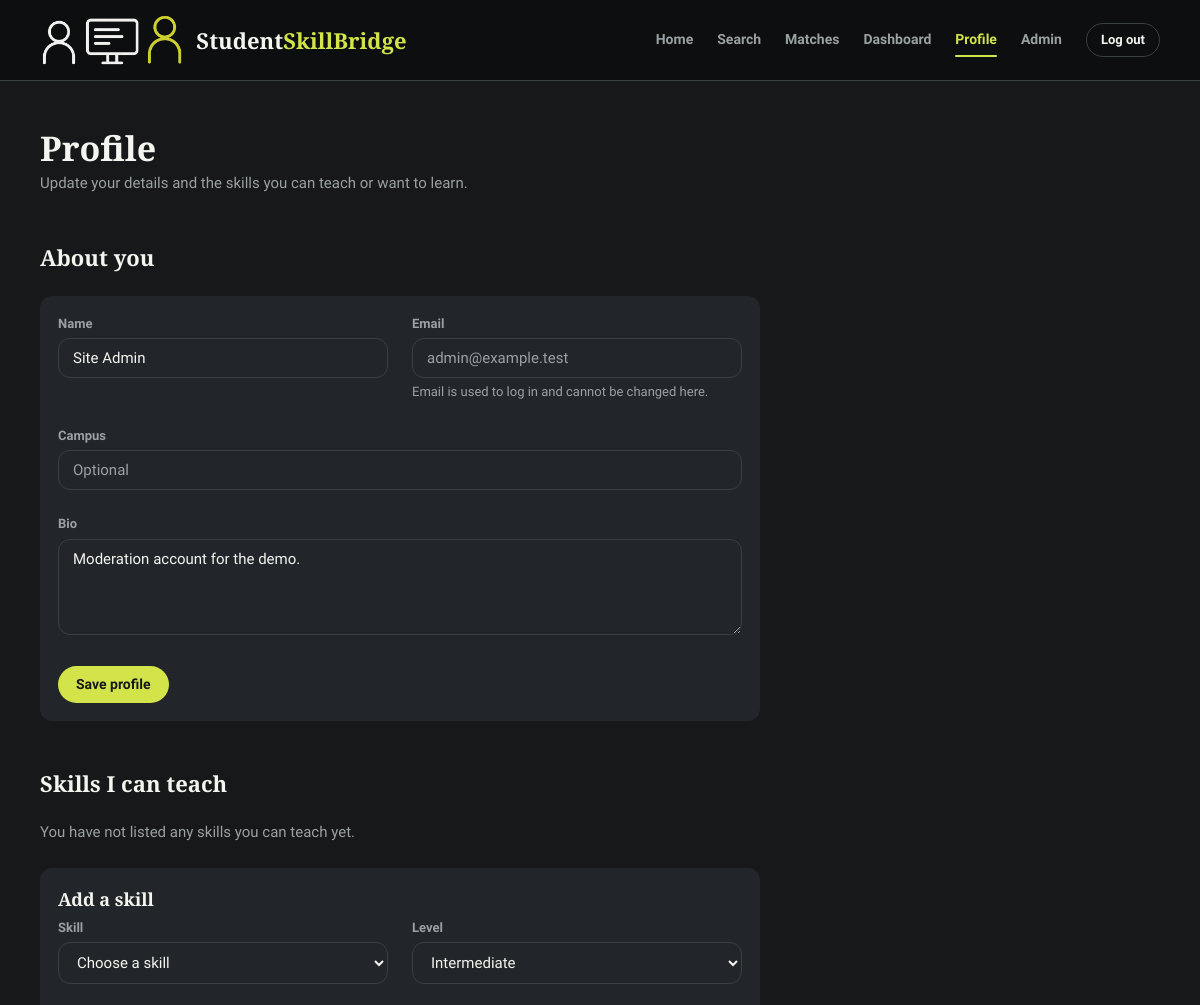
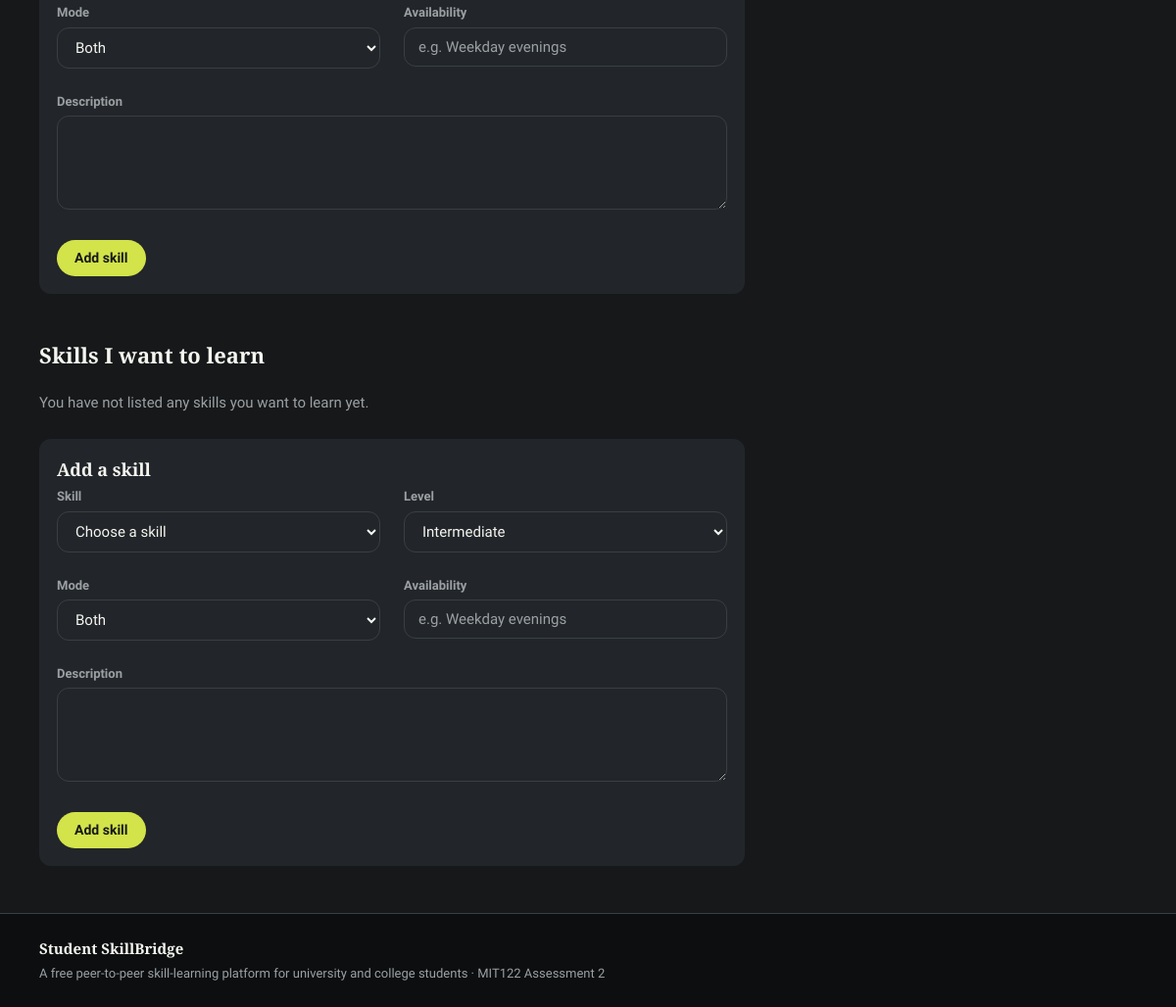
The page /pages/profile.php (signed in) on the database its author committed (2 pictures, top to bottom).
### tables this page shows
CREATE TABLE users (
    user_id         INT UNSIGNED AUTO_INCREMENT PRIMARY KEY,
    name            VARCHAR(100) NOT NULL,
    email           VARCHAR(150) NOT NULL,
    password_hash   VARCHAR(255) NOT NULL,
    role            ENUM('student', 'admin') NOT NULL DEFAULT 'student',
    bio             TEXT NULL,
    campus          VARCHAR(100) NULL,
    status          ENUM('active', 'suspended') NOT NULL DEFAULT 'active',
    created_at      TIMESTAMP NOT NULL DEFAULT CURRENT_TIMESTAMP,
    updated_at      TIMESTAMP NOT NULL DEFAULT CURRENT_TIMESTAMP
                        ON UPDATE CURRENT_TIMESTAMP,
    UNIQUE KEY uq_users_email (email)
);

### includes/functions.php (the view, shortened to what this page needs)
<?php
function e(?string $value): string
{
    return htmlspecialchars($value ?? '', ENT_QUOTES, 'UTF-8');
}
function enum_label(string $value): string
{
    return match ($value) {
        'in_person'    => 'In person',
        'career_study' => 'Career / study',
        default        => ucfirst(str_replace('_', ' ', $value)),
    };
}
function enum_select_options(array $allowed, string $selected): void
{
    foreach ($allowed as $value) {
        $sel = $value === $selected ? ' selected' : '';
        echo '<option value="' . e($value) . '"' . $sel . '>' . e(enum_label($value)) . '</option>';
    }
}
function skill_optgroup_options(array $catalogue, array $excludeIds, string $selectedId): void
{
    echo '<option value="">Choose a skill</option>';
}

### pages/profile.php (shortened to what this page needs)
<?php
require_once __DIR__ . '/../includes/db.php';
$userId = current_user_id();
$errors = [];
$action = '';
$loadUser = $pdo->prepare(
    'SELECT user_id, name, email, bio, campus, status
     FROM users
     WHERE user_id = :user_id
     LIMIT 1'
);
$loadUser->execute(['user_id' => $userId]);
$user = $loadUser->fetch();
$name    = $user['name'];
$email   = $user['email'];
$bio     = $user['bio'] ?? '';
$campus  = $user['campus'] ?? '';
$skillDefaults = [
    'skill_id'     => '',
    'level'        => 'intermediate',
    'mode'         => 'both',
    'availability' => '',
    'description'  => '',
];
$addOffer = $skillDefaults;
$addWant  = $skillDefaults;
$catalogue = $pdo->query(
    'SELECT skill_id, name, category FROM skills ORDER BY category, name'
)->fetchAll();
$offers = [];
$wants  = [];
$offerIds = array_map(static fn($row) => (int) $row['skill_id'], $offers);
$wantIds  = array_map(static fn($row) => (int) $row['skill_id'], $wants);
$editing = null;
require_once __DIR__ . '/../includes/header.php';
$skillForm = static function (
    string $formAction,
    string $type,
    array $values,
    array $errors,
    array $catalogue,
    array $excludeIds,
    ?int $userSkillId
) use ($action): void {
    $prefix = $userSkillId ? 'edit' : 'add-' . $type;
    $isThisForm = ($formAction === 'add_skill' && $action === 'add_skill' && (($_POST['type'] ?? '') === $type))
        || ($formAction === 'update_skill' && $action === 'update_skill');
    $showErrors = $isThisForm && $errors !== [];
    ?>
    <form method="post" action="/pages/profile.php" novalidate>
        <div class="form-grid form-grid--2">
            <div class="field">
                <label for="<?= e($prefix) ?>-skill">Skill</label>
                <select
                    id="<?= e($prefix) ?>-skill"
                    name="skill_id"
                    aria-required="true"
                    aria-invalid="<?= $showErrors && isset($errors['skill_id']) ? 'true' : 'false' ?>"
                >
                    <?php skill_optgroup_options($catalogue, $excludeIds, (string) $values['skill_id']); ?>
                </select>
            </div>
            <div class="field">
                <label for="<?= e($prefix) ?>-level">Level</label>
                <select id="<?= e($prefix) ?>-level" name="level">
                    <?php enum_select_options(allowed_skill_levels(), (string) $values['level']); ?>
                </select>
            </div>
            <div class="field">
                <label for="<?= e($prefix) ?>-mode">Mode</label>
                <select id="<?= e($prefix) ?>-mode" name="mode">
                </select>
            </div>
            <div class="field">
                <label for="<?= e($prefix) ?>-availability">Availability</label>
                <input
                    type="text"
                    id="<?= e($prefix) ?>-availability"
                    name="availability"
                    maxlength="255"
                    value="<?= e((string) $values['availability']) ?>"
                    placeholder="e.g. Weekday evenings"
                >
            </div>
        </div>
        <div class="field">
            <label for="<?= e($prefix) ?>-description">Description</label>
            <textarea
                id="<?= e($prefix) ?>-description"
                name="description"
                maxlength="1000"
                rows="3"
            ><?= e((string) $values['description']) ?></textarea>
        </div>
        <div class="btn-row">
            <button type="submit" class="btn btn--primary">
                <?= $userSkillId ? 'Save changes' : 'Add skill' ?>
            </button>
        </div>
    </form>
    <?php
};
?>
<div class="profile">
    <header class="page-header">
        <h1 class="headline-lg">Profile</h1>
        <p class="body-md page-header__lede">Update your details and the skills you can teach or want to learn.</p>
    </header>
    <section class="section" aria-labelledby="about-heading">
        <h2 id="about-heading" class="headline-md">About you</h2>
        <div class="card">
            <form method="post" action="/pages/profile.php" novalidate>
                <div class="form-grid form-grid--2">
                    <div class="field">
                        <label for="name">Name</label>
                        <input
                            type="text"
                            id="name"
                            name="name"
                            value="<?= e($name) ?>"
                            maxlength="100"
                            autocomplete="name"
                            aria-required="true"
                            aria-invalid="<?= isset($errors['name']) && $action === 'save_profile' ? 'true' : 'false' ?>"
                        >
                    </div>
                    <div class="field">
                        <label for="email">Email</label>
                        <input type="email" id="email" value="<?= e($email) ?>" readonly>
                        <p class="field-hint">Email is used to log in and cannot be changed here.</p>
                    </div>
                    <div class="field form-grid__full">
                        <label for="campus">Campus</label>
                        <input
                            type="text"
                            id="campus"
                            name="campus"
                            value="<?= e($campus) ?>"
                            maxlength="100"
                            placeholder="Optional"
                        >
                    </div>
                </div>
                <div class="field">
                    <label for="bio">Bio</label>
                    <textarea id="bio" name="bio" maxlength="1000" rows="4" placeholder="A short introduction, optional"><?= e($bio) ?></textarea>
                </div>
                <button type="submit" class="btn btn--primary">Save profile</button>
            </form>
        </div>
    </section>
    <?php
    $skillSections = [
        [
            'type'    => 'offer',
            'id'      => 'offer-heading',
            'title'   => 'Skills I can teach',
            'empty'   => 'You have not listed any skills you can teach yet.',
            'rows'    => $offers,
            'exclude' => $offerIds,
            'add'     => $addOffer,
        ],
        [
            'type'    => 'want',
            'id'      => 'want-heading',
            'title'   => 'Skills I want to learn',
            'empty'   => 'You have not listed any skills you want to learn yet.',
            'rows'    => $wants,
            'exclude' => $wantIds,
            'add'     => $addWant,
        ],
    ];
    foreach ($skillSections as $section):
    ?>
        <section class="section" aria-labelledby="<?= e($section['id']) ?>">
            <h2 id="<?= e($section['id']) ?>" class="headline-md"><?= e($section['title']) ?></h2>
            <?php if ($section['rows'] === []): ?>
                <p class="empty-state"><?= e($section['empty']) ?></p>
            <?php endif; ?>
            <?php if (!($editing && $editing['type'] === $section['type'])): ?>
                <div class="card">
                    <h3 class="card__title">Add a skill</h3>
                    <?php
                    $skillForm(
                        'add_skill',
                        $section['type'],
                        $section['add'],
                        $errors,
                        $catalogue,
                        $section['exclude'],
                        null
                    );
                    ?>
                </div>
            <?php endif; ?>
        </section>
    <?php endforeach; ?>
</div>
<?php require_once __DIR__ . '/../includes/footer.php'; ?>

### rows shown on the page
users: name "Site Admin", email "admin@example.test", bio "Moderation account for the demo."

### other values the page prints
$section['title'] "Skills I can teach"
$section['empty'] "You have not listed any skills you can teach yet."
$section['title'] "Skills I want to learn"
$section['empty'] "You have not listed any skills you want to learn yet."
form field level "Intermediate"
form field mode "Both"
